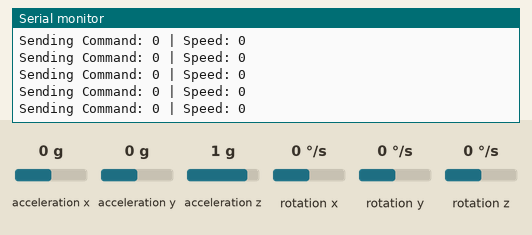
Simulated run of this sketch. Board: Arduino Uno, built with avr-gcc and run on an emulated ATmega328P. Parts: the last lines printed to the serial monitor. The test bench sets the inputs (shaded band); at power-on: acceleration x 0 g, acceleration y 0 g, acceleration z 1 g, rotation x 0 °/s, rotation y 0 °/s, rotation z 0 °/s. No radio packets arrive unless stated.

Above: at 1.2 s.
1.3 s: acceleration x set to -1.4 g
At 1.43 s:
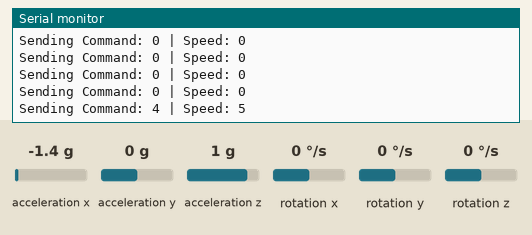
2.8 s: acceleration y set to -1.4 g
At 2.84 s:
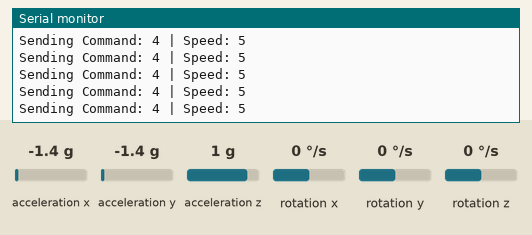
4.3 s: acceleration y set to 0.8 g
At 4.32 s:
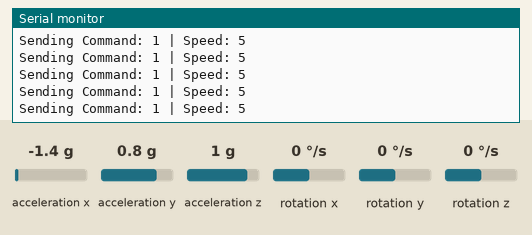
Timing chart, 0 to 7.3 s (numbered marks = the images above; inputs shaded):
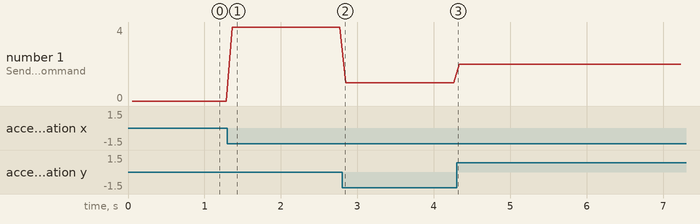

Measured:
- after the input at 1.3 s, the serial monitor: prints a new line after 0.06 s (image 1)
- plotted number 1: 0 → 4 after the input at 1.3 s, 4 → 1 after the input at 2.8 s, 1 → 2 after the input at 4.3 s

The sketch:

lora_transmitter_001.ino
```cpp
#include <SPI.h>
#include <LoRa.h>
#include "MPU6050.h"

MPU6050 accelgyro;
int16_t ax, ay, az;
int16_t gx, gy, gz;
unsigned char Tx_command = 0, Speed_index = 0;
#define LORA_CS   10  // NSS
#define LORA_RST  9   // Reset
#define LORA_IRQ  2   // DIO0

void setup() {
    Serial.begin(9600);

    // Initialize LoRa module
    LoRa.setPins(LORA_CS, LORA_RST, LORA_IRQ);
    if (!LoRa.begin(433E6)) {  // Set frequency to 433MHz
        Serial.println("LoRa Initialization Failed!");
        while (1);
    }
    Serial.println("LoRa Initialized Successfully!");

    // Initialize MPU6050
    accelgyro.initialize();
}

void loop() {
    accelgyro.getMotion6(&ax, &ay, &az, &gx, &gy, &gz);


    if (ay <= -4000) {
        Tx_command = 1;  // Forward
        Speed_index = constrain((-ay - 4000) / 2000 + 1, 1, 5);
    }
    else if (ay >= 4000) {
        Tx_command = 2;  // Backward
        Speed_index = constrain((ay - 4000) / 2000 + 1, 1, 5);
    }
    else if (ax <= -4000) {
        Tx_command = 4;  // Right
        Speed_index = constrain((-ax - 4000) / 2000 + 1, 1, 5);
    }
    else if (ax >= 4000) {
        Tx_command = 3;  // Left
        Speed_index = constrain((ax - 4000) / 2000 + 1, 1, 5);
    }
    else {
        Tx_command = 0;  // Stop
        Speed_index = 0;
    }

    Serial.print("Sending Command: ");
    Serial.print(Tx_command);
    Serial.print(" | Speed: ");
    Serial.println(Speed_index);

    // Send data using LoRa
    LoRa.beginPacket();
    LoRa.write(Tx_command);
    LoRa.write(Speed_index);
    LoRa.endPacket();

    delay(10);
}
```
